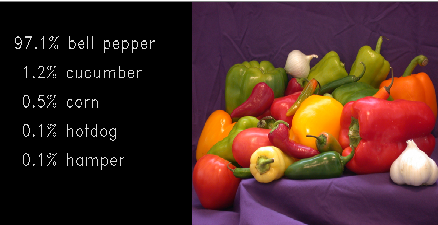
%> input picture peppers.png, 438 x 225 px
$ octave RunVerilogBitmapArray_example.m   (GNU Octave 9; MATLAB toolbox functions it lacks are replaced by stand-ins)
%> lines starting %> are read from the running program, lines starting %| are printed output that depends on the picture
### VerilogBitmapArray.m
function VerilogBitmapArray(inputImageFileName,outputVerilogFileName,sProcessing)
%> called with inputImageFileName = 'peppers.png', outputVerilogFileName = 'smileyBitMap.sv'
% function VerilogBitmapArray(inputImageFileName,outputVerilogFileName,sProcessing)
%
% Function Description:
% --------------------------------
% This function receives an image and outputs a systemVerilog bitmap by the
% name outputVerilogFileName.
% It supports the image formats jpg, tif and png. Other formats by be
% supported as well, but only jpg, tif and png were tested.
% The function allows cropping, resizing and, if the image has
% transparency, performing binary transparency.
%
% Inputs:
% --------------------------------
% inputImageFileName - a string, image input file name. image should be
%   located in the working directory. for example "corn.tif".
% outputVerilogFileName - a string, output file name. for example
%   "cornSvBitmap.sv". if empty ([]) no system verilog file will be
%   written.
% sProcessing.
%   sCrop.
%       enable - boolean, if true image will be cropped to user specified
%           values: the center of the cropped image will be at
%           sProcessing.sCrop.xyCenter and the cropped picture will contain
%           sProcessing.sCrop.xyPortions of the original picture.
%       xyPortions - [portionOf_x , portionOf_y] units are [%] (i.e values from 0 to 100)
%       xyCenter - [center_x , center_y] -  units are [%] (i.e values from 0 to 100)
%   sResize.
%       enable - boolean, if true the cropped image is resized to user
%           specified values in sProcessing.sResize.new_xy.
%       new_xy - [#columns , #rows] = no. of rows and columns in the
%           resized picture
%   quantize_nBits - no. of bits in the quantized image:
%       case (quantize_nBits == 8): red: 3bits, green: 3bits, blue: 3bits.
%       case (quantize_nBits == 4): red: 2bit, green: 1bit1, blue: 1bit1
%       case (quantize_nBits == 1): black&white image
%   binaryTransparencyTh - for png images there sometimes is a transparency
%       value for every pixel. In the output verilog file we support a
%       boolean transparency. binaryTransparencyTh is a value in the range
%       [0,100] that is used as a boolean transparency threshold.
%
% Outputs:
% --------------------------------
% A system-verilog file with the name specified in outputVerilogFileName is
%   written to the working directory.
%
% Ron Teichner, 25.03.2019

%% read from txt if no inputs to function

if nargin < 3
    filename = 'VerilogBitmapArrayTxtNumericInpus.txt';
    if ~isfile(filename)
        disp('VerilogBitmapArrayTxtNumericInpus.txt was not found in working directory');
        return;
    end
    VerilogBitmapArrayTxtNumericInpus = VerilogBitmapArrayImportTxtNumericInpus(filename, 1, 7);

    sProcessing.binaryTransparencyTh = VerilogBitmapArrayTxtNumericInpus(1,1);
    sProcessing.sCrop.enable = VerilogBitmapArrayTxtNumericInpus(2,1);
    sProcessing.sCrop.xyPortions = VerilogBitmapArrayTxtNumericInpus(3,:);
    sProcessing.sCrop.xyCenter = VerilogBitmapArrayTxtNumericInpus(4,:);
    sProcessing.sResize.enable = VerilogBitmapArrayTxtNumericInpus(5,1);
    sProcessing.sResize.new_xy = VerilogBitmapArrayTxtNumericInpus(6,:);
    sProcessing.quantize_nBits = VerilogBitmapArrayTxtNumericInpus(7,1);

    filename = 'VerilogBitmapArrayTxtFileNameInpus.txt';
    if ~isfile(filename)
        disp('VerilogBitmapArrayTxtFileNameInpus.txt was not found in working directory');
        return;
    end
    VerilogBitmapArrayTxtFileNameInpus = VerilogBitmapArrayTxtFileNameInpusFunc(filename, 1, 2);

    inputImageFileName = VerilogBitmapArrayTxtFileNameInpus{1};
    outputVerilogFileName = VerilogBitmapArrayTxtFileNameInpus{2};
end

%% read image
if ~isstring(inputImageFileName)
    disp('inputImageFileName should be a string, for example: inputImageFileName="ee.png"')
end

if ~isfile(inputImageFileName)
    errStr = strcat(inputImageFileName,' was not found in the current working directory');
    disp(errStr);
    disp('exiting');
    return;
end

[A,map,transparency] = imread(inputImageFileName);
%> A is the input picture: size 225x438x3 uint8; mean R, G, B 71.8, 41.4, 36.3
%> transparency: size 225x438 uint8; every value is 255
%> map = []

% convert to rgb:
if ~isempty(map)
    A = ind2rgb(A,map);
end
A = double(A);
%> A: size 225x438x3 double
A = A./max(A(:)); % scaling A values to capture full [0,1] range

if numel(size(A)) == 1
    disp('image has only one dimension')
    return;
end

binaryTransp = false(size(A,1) , size(A,2));
if ~isempty(transparency)
    disp('image has transparency; scale binary threshold using sProcessing.binaryTransparencyTh');
    transpA = A;
    aboveThIdx = transparency < sProcessing.binaryTransparencyTh/100*max(transparency(:));
%> aboveThIdx: size 225x438 logical; every value is 0
    binaryTransp(aboveThIdx) = true;
    for colorIdx=1:size(transpA,3)
        tmp = transpA(:,:,colorIdx);
        tmp(aboveThIdx) = 1;
        transpA(:,:,colorIdx) = tmp;
    end
%> this loop made 3 passes
%> pass 1, in VerilogBitmapArray, `tmp = transpA(:,:,colorIdx);`:
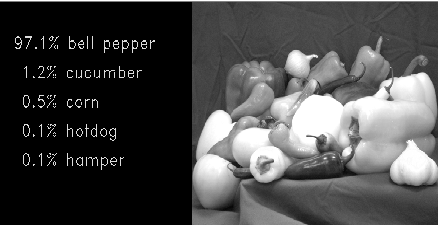
%> tmp: size 225x438 double; min 0, max 1, mean 0.282
else
    disp('image has no transparency');
    transpA = A;
end

%% crop image
[croppedA,croppedBinaryTransp] = BitmapCropping(transpA,binaryTransp,sProcessing);

%% resize image
[croppedResizedA,croppedResizedBinaryTransp] = BitmapResize(croppedA,croppedBinaryTransp,sProcessing);
%> in BitmapResize, `croppedResizedA = imresize(croppedA,[sProcessing.sResize.new_xy(2) sPr..`:
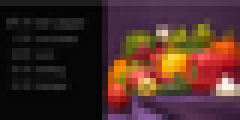
%> croppedResizedA: size 20x40x3 double (shown 6 times larger); mean R, G, B 0.28, 0.16, 0.14; drawn with min black and max white
%> in BitmapResize, `croppedResizedBinaryTransp = imresize(croppedbinaryTransp,[sProcessing..`: croppedResizedBinaryTransp: size 20x40 logical; every value is 0

%% Quantize image
% scale values to [0,255]:

switch sProcessing.quantize_nBits
    case 8
        nBitsRed = 3; nBitsGreen = 3; nBitsBlue = 2;
        [croppedResizedQuantizedFixedPointA,croppedResizedQuantizedDoubleA] = ...
            BitmapQuant(nBitsRed,nBitsGreen,nBitsBlue,croppedResizedA);
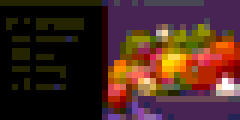
%> croppedResizedQuantizedDoubleA: size 20x40x3 double (shown 6 times larger); mean R, G, B 0.283, 0.162, 0.13
    case 4
        nBitsRed = 2; nBitsGreen = 1; nBitsBlue = 1;
        [croppedResizedQuantizedFixedPointA,croppedResizedQuantizedDoubleA] = ...
            BitmapQuant(nBitsRed,nBitsGreen,nBitsBlue,croppedResizedA);
    case 1
        nBitsRed = 0; nBitsGreen = 0; nBitsBlue = 0;
        [Ridx,Gidx,Bidx] = deal(1,2,3);
        whiteTh = 0.5;
        greyScaleImage = 0.2989 * croppedResizedA(:,:,Ridx) + 0.5870 * croppedResizedA(:,:,Gidx) + 0.1140 * croppedResizedA(:,:,Bidx);
        croppedResizedQuantizedFixedPointA = greyScaleImage > whiteTh;
        croppedResizedQuantizedDoubleA = croppedResizedQuantizedFixedPointA;
    otherwise
        disp('Quantization level @ sProcessing.quantize_nBits not supported');
end

%% write systemVerilog file and mif file
if ~isstring(outputVerilogFileName)
    disp('outputVerilogFileName is not a string - no systemVerilog file was created; example: outputVerilogFileName = "bitmapArray.sv"');
else
    BitmapWriteSvFile(outputVerilogFileName,croppedResizedQuantizedFixedPointA,croppedResizedBinaryTransp,sProcessing.quantize_nBits,nBitsRed,nBitsGreen,nBitsBlue);
    ramSize = numel(croppedResizedQuantizedFixedPointA);
    wordSize = sProcessing.quantize_nBits;
    BitmapMifGen(outputVerilogFileName,croppedResizedQuantizedFixedPointA(:),wordSize,ramSize);
end
%% figures
[Ridx,Gidx,Bidx] = deal(1,2,3);
f1 = figure;
movegui(f1,'west');
subplot(2,3,1); im=imshow(A); title('original image');
if ~isempty(transparency)
    im.AlphaData = transparency;
end
subplot(2,3,2); imshow(transpA); title('binary transparency');
subplot(2,3,3); imshow(croppedA); title('cropped image');
subplot(2,3,4); imshow(croppedResizedA); title('resized image');
subplot(2,3,5); imshow(croppedResizedQuantizedDoubleA); title('Quantized image');

f2 = figure;
movegui(f2,'east');
rValues = croppedResizedA(:,:,Ridx); rValues = rValues(:);
%> after `rValues = rValues(:)`: rValues = 800 values, max 1 at index 392, min 0 at index 2, mean 0.28
gValues = croppedResizedA(:,:,Gidx); gValues = gValues(:);
%> after `gValues = croppedResizedA(:,:,Gidx)`:
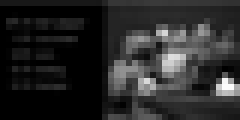
%> gValues: size 20x40 double (shown 6 times larger); min 0, max 0.991, mean 0.161
%> after `gValues = gValues(:)`: gValues = 800 values, max 0.991 at index 755, min 0 at index 2, mean 0.161
bValues = croppedResizedA(:,:,Bidx); bValues = bValues(:);
%> after `bValues = croppedResizedA(:,:,Bidx)`:
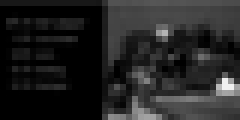
%> bValues: size 20x40 double (shown 6 times larger); min 0, max 0.947, mean 0.141
%> after `bValues = bValues(:)`: bValues = 800 values, max 0.947 at index 755, min 0 at index 2, mean 0.141


subplot(2,3,1); hist(rValues,50); title('hist red');
subplot(2,3,2); hist(gValues,50); title('hist green');
subplot(2,3,3); hist(bValues,50); title('hist blue');
switch sProcessing.quantize_nBits
    case {8,4}
        rValuesQ = croppedResizedQuantizedDoubleA(:,:,Ridx); rValuesQ = rValuesQ(:);
%> after `rValuesQ = rValuesQ(:)`: rValuesQ = 800 values, max 1 at index 392, min 0 at index 2, mean 0.283
        gValuesQ = croppedResizedQuantizedDoubleA(:,:,Gidx); gValuesQ = gValuesQ(:);
%> after `gValuesQ = gValuesQ(:)`: gValuesQ = 800 values, max 1 at index 754, min 0 at index 2, mean 0.162
        bValuesQ = croppedResizedQuantizedDoubleA(:,:,Bidx); bValuesQ = bValuesQ(:);
%> after `bValuesQ = croppedResizedQuantizedDoubleA(:,:,Bidx)`:
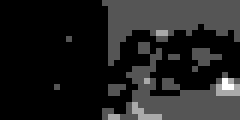
%> bValuesQ: size 20x40 double (shown 6 times larger); min 0, max 1, mean 0.13
%> after `bValuesQ = bValuesQ(:)`: bValuesQ = 800 values, max 1 at index 754, min 0 at index 1, mean 0.13
        subplot(2,3,4); hist(rValuesQ,50);title('hist red quantized');
        subplot(2,3,5); hist(gValuesQ,50);title('hist green quantized');
        subplot(2,3,6); hist(bValuesQ,50);title('hist blue quantized');
end

end

function [croppedResizedQuantizedFixedPointA,croppedResizedQuantizedDoubleA] = BitmapQuant(nBitsRed,nBitsGreen,nBitsBlue,croppedResizedA)
[Ridx, Gidx, Bidx] = deal(1,2,3);
nColors = size(croppedResizedA,3);

if Ridx <= nColors
    nLevelsRed = 2^nBitsRed;
    croppedResizedQuantizedFixedPointA(:,:,Ridx) = round(croppedResizedA(:,:,Ridx) * (nLevelsRed - 1));
else
    croppedResizedQuantizedFixedPointA(:,:,Ridx) = zeros(size(croppedResizedA(:,:,1)));
end
croppedResizedQuantizedDoubleA(:,:,Ridx) = croppedResizedQuantizedFixedPointA(:,:,Ridx) ./ (nLevelsRed - 1);

if Gidx <= nColors
    nLevelsGreen = 2^nBitsGreen;
    croppedResizedQuantizedFixedPointA(:,:,Gidx) = round(croppedResizedA(:,:,Gidx) * (nLevelsGreen - 1));
else
    croppedResizedQuantizedFixedPointA(:,:,Gidx) = zeros(size(croppedResizedA(:,:,1)));
end
croppedResizedQuantizedDoubleA(:,:,Gidx) = croppedResizedQuantizedFixedPointA(:,:,Gidx) ./ (nLevelsGreen - 1);

if Bidx <= nColors
    nLevelsBlue = 2^nBitsBlue;
    croppedResizedQuantizedFixedPointA(:,:,Bidx) = round(croppedResizedA(:,:,Bidx) * (nLevelsBlue - 1));
else
    croppedResizedQuantizedFixedPointA(:,:,Bidx) = zeros(size(croppedResizedA(:,:,1)));
end
croppedResizedQuantizedDoubleA(:,:,Bidx) = croppedResizedQuantizedFixedPointA(:,:,Bidx) ./ (nLevelsBlue - 1);

end

function [croppedA,croppedbinaryTransp] = BitmapCropping(A,binaryTransp,sProcessing)
% function [croppedA,croppedbinaryTransp] = BitmapCropping(A,binaryTransp,sProcessing)
%
% Function Description:
% --------------------------------
% This function receives an image, a trasparency matrix and cropping values
% and outputs a cropped image.
%
% Inputs:
% --------------------------------
% A - an RGB image
% binaryTransp - a transparency matrix with size(A)
% sProcessing.
%   sCrop.
%       enable - boolean, if true image will be cropped to user specified
%           values: the center of the cropped image will be at
%           sProcessing.sCrop.xyCenter and the cropped picture will contain
%           sProcessing.sCrop.xyPortions of the original picture.
%       xyPortions - [portionOf_x , portionOf_y] units are [%] (i.e values from 0 to 100)
%       xyCenter - [center_x , center_y] -  units are [%] (i.e values from 0 to 100)
%
% Outputs:
% --------------------------------
% croppedA - cropped image A
% croppedbinaryTransp - cropped transparency matrix
%
% Ron Teichner, 25.03.2019

croppedA = A; croppedbinaryTransp = binaryTransp;
if isfield(sProcessing , 'sCrop')
    if isfield(sProcessing.sCrop , 'enable')
        if sProcessing.sCrop.enable
            if ~isfield(sProcessing.sCrop , 'xyPortions')
                disp('field sProcessing.sCrop.xyPortions is missing - image was not cropped');
            elseif ~isfield(sProcessing.sCrop , 'xyCenter')
                disp('field sProcessing.sCrop.xyCenter is missing - image was not cropped');
            else
                if ( (numel(sProcessing.sCrop.xyPortions) == 2) && (numel(sProcessing.sCrop.xyCenter) == 2) )
                    r = max(min(sProcessing.sCrop.xyPortions(2),100),0);
                    c = max(min(sProcessing.sCrop.xyPortions(1),100),0);

                    rC = max(min(sProcessing.sCrop.xyCenter(2),100),0);
                    cC = max(min(sProcessing.sCrop.xyCenter(1),100),0);

                    halfRowsKeep = floor(size(A,1) * (r/100) / 2);
                    halfColsKeep = floor(size(A,2) * (c/100) / 2);
                    rCenter = round(size(A,1) * (rC/100));
                    cCenter = round(size(A,2) * (cC/100));

                    minRow = max(rCenter - halfRowsKeep , 1);
                    maxRow = min(rCenter + halfRowsKeep , size(A,1));
                    minCol = max(cCenter - halfColsKeep , 1);
                    maxCol = min(cCenter + halfColsKeep , size(A,2));

                    croppedA = A(minRow:maxRow , minCol:maxCol , :);
                    croppedbinaryTransp = binaryTransp(minRow:maxRow , minCol:maxCol , :);
                else
                    disp('sProcessing.sCrop.xyPortions or sProcessing.sCrop.xyCenter are not a [2x1] vector - image was not cropped');
                end
            end
        else
            disp('sProcessing.sCrop.enable is false - image was not cropped');
        end
    else
        disp('no field enable in sProcessing.sCrop - image was not cropped');
    end
else
    disp('no field sCrop in sProcessing - image was not cropped');
end

aboveThIdx = (croppedbinaryTransp == true);
for colorIdx=1:size(croppedA,3)
    tmp = croppedA(:,:,colorIdx);
    tmp(aboveThIdx) = 1;
    croppedA(:,:,colorIdx) = tmp;
end

end

function [croppedResizedA,croppedResizedBinaryTransp] = BitmapResize(croppedA,croppedbinaryTransp,sProcessing)
% function [croppedResizedA,croppedResizedBinaryTransp] = BitmapResize(croppedA,croppedbinaryTransp,sProcessing)
%
% Function Description:
% --------------------------------
% This function receives an image, a trasparency matrix and resizing values
% and outputs a resized image.
%
% Inputs:
% --------------------------------
% croppedA - an RGB image
% croppedbinaryTransp - a transparency matrix with size(A)
% sProcessing.
%   sResize.
%       enable - boolean, if true the cropped image is resized to user
%           specified values in sProcessing.sResize.new_xy.
%       new_xy - [#columns , #rows] = no. of rows and columns in the
%           resized picture
% Outputs:
% --------------------------------
% croppedResizedA - resized image A
% croppedResizedBinaryTransp - resized transparency matrix
%
% Ron Teichner, 25.03.2019

croppedResizedA = croppedA; croppedResizedBinaryTransp = croppedbinaryTransp;
if isfield(sProcessing , 'sResize')
    if isfield(sProcessing.sResize , 'enable')
        if sProcessing.sResize.enable
            if ~isfield(sProcessing.sResize , 'new_xy')
                disp('field sProcessing.sResize.new_xy is missing - image was not resized');
            else
                if numel(sProcessing.sResize.new_xy) == 2
                    croppedResizedA = imresize(croppedA,[sProcessing.sResize.new_xy(2) sProcessing.sResize.new_xy(1)]);
                    croppedResizedA(croppedResizedA < 0) = 0;
                    croppedResizedA(croppedResizedA > 1) = 1;
                    croppedResizedBinaryTransp = imresize(croppedbinaryTransp,[sProcessing.sResize.new_xy(2) sProcessing.sResize.new_xy(1)]);
                else
                    disp('sProcessing.sResize.new_xy is not a [2x1] vector - image was not resized');
                end
            end
        else
            disp('sProcessing.sResize.enable is false - image was not resized');
        end
    else
        disp('no field enable in sProcessing.sResize - image was not resized');
    end
else
    disp('no field sResize in sProcessing - image was not resized');
end

aboveThIdx = (croppedResizedBinaryTransp == true);
for colorIdx=1:size(croppedResizedA,3)
    tmp = croppedResizedA(:,:,colorIdx);
    tmp(aboveThIdx) = 1;
    croppedResizedA(:,:,colorIdx) = tmp;
end

end

% [391 lines left out: functions BitmapWriteSvFile, BitmapMifGen, VerilogBitmapArrayImportTxtNumericInpus, VerilogBitmapArrayTxtFileNameInpusFunc, not called in this run]

### RunVerilogBitmapArray_example.m
clear; close all; clc;

%inputImageFileName      = "corn.tif";
%inputImageFileName      = "ngc6543a.jpg";
%inputImageFileName      = "EEEL LOGO TRANSPERANT.png";
inputImageFileName      = "peppers.png";
%inputImageFileName      = "sad-468923_960_720.jpg";
%inputImageFileName      = "level_new.png";

outputVerilogFileName   = "smileyBitMap.sv";

sProcessing.binaryTransparencyTh = 1; % [%]

sProcessing.sCrop.enable        = false;
sProcessing.sCrop.xyPortions    = [25,25]; % [%]
sProcessing.sCrop.xyCenter      = [50,45]; % [%] % x values are left to right; y values are up to down

sProcessing.sResize.enable  = true;
sProcessing.sResize.new_xy  = [40,20];

sProcessing.quantize_nBits = 8; % {8 - 3Red, 3Green, 2Blue ; 4 - 2Red, 1Green, 1Blue ; 1 - black&white image}

VerilogBitmapArray(inputImageFileName,outputVerilogFileName,sProcessing)
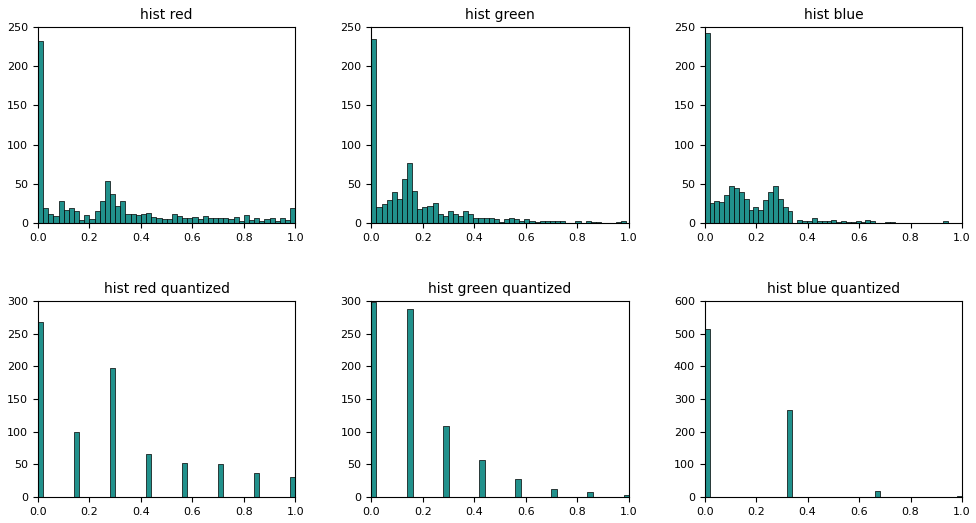
%> figure redrawn from the program's plot data, 6 panels; panel 1: tallest bar 232 high, from x = 4.68e-17 to 0.02; panel 2: tallest bar 235 high, from x = 1.39e-17 to 0.0198; panel 3: tallest bar 242 high, from x = 1.39e-17 to 0.0189; panel 4: tallest bar 268 high, from x = 4.68e-17 to 0.02
%VerilogBitmapArray

% create the exe:
% mcc -m VerilogBitmapArray.m
